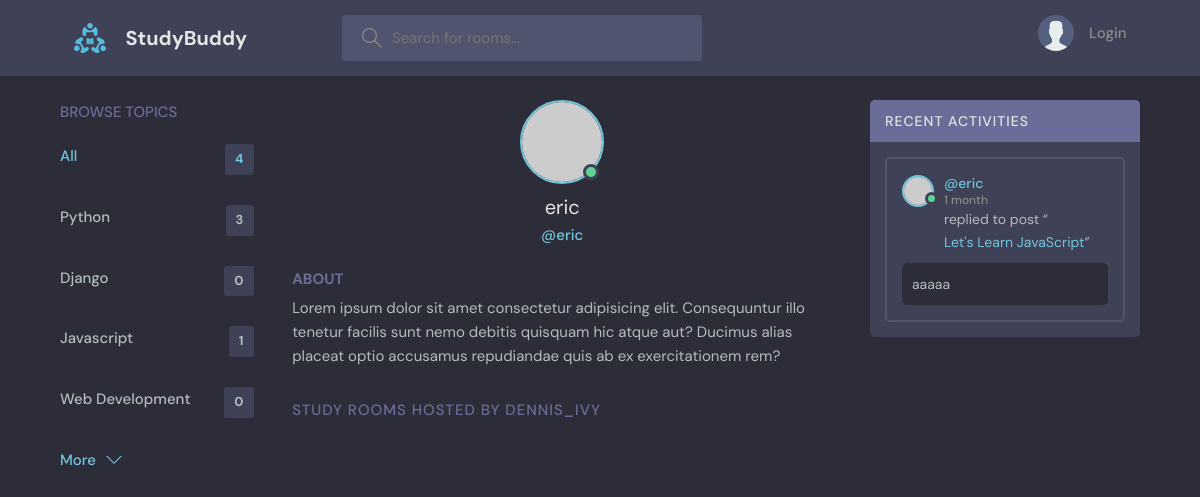
The page /profile/3/ on the database as committed earlier.
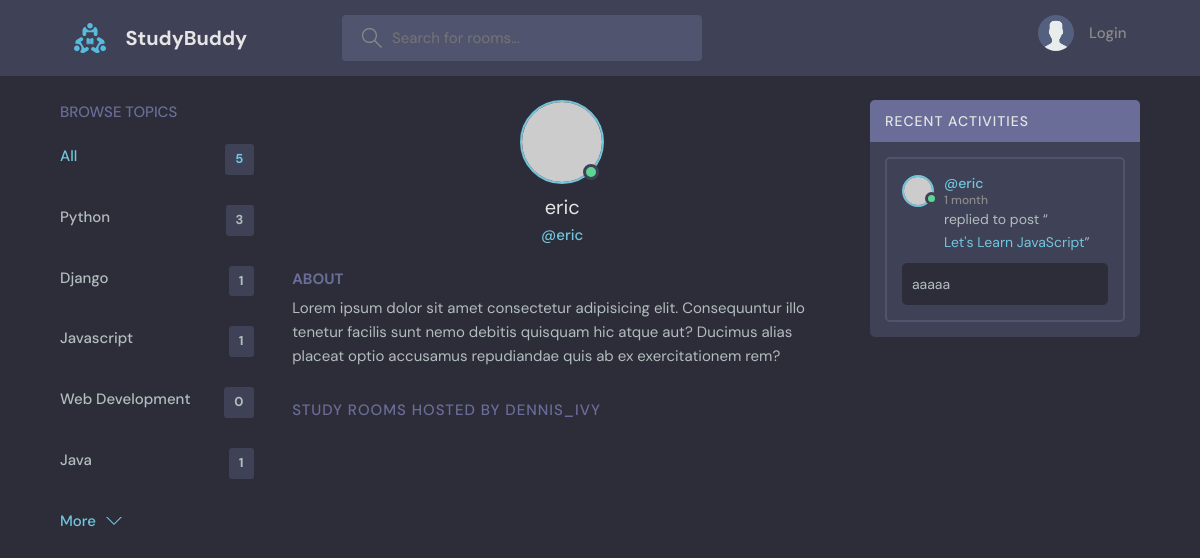
The same page on the database as committed later.
### base/models.py (models this page shows, shortened)
class Topic(models.Model):
    name = models.CharField(max_length=200)

class Message(models.Model):
    user = models.ForeignKey(User, on_delete=models.CASCADE)
    room = models.ForeignKey(Room, on_delete=models.CASCADE)
    body = models.TextField()
    updated = models.DateTimeField(auto_now=True)
    create = models.DateTimeField(auto_now_add=True)
    class Meta:
        ordering = ['-updated', '-create']
    def __str__(self):
        return self.body[0:50]

class Room(models.Model):
    host = models.ForeignKey(User, on_delete=models.SET_NULL, null=True)
    topic = models.ForeignKey('Topic', on_delete=models.SET_NULL, null=True)
    name = models.CharField(max_length=200)
    description = models.TextField(null=True, blank=True)
    participants = models.ManyToManyField(User, related_name='participants', blank=True)
    updated = models.DateTimeField(auto_now=True)
    create = models.DateTimeField(auto_now_add=True)
    class Meta:
        ordering = ['-updated', '-create']
    def __str__(self):
        return self.name

### base/views.py (the view)
# urls.py: path('profile/<str:pk>/', views.userProfile, name="user-profile" ),
def userProfile(request, pk):
    user = User.objects.get(id=pk)
    rooms = user.room_set.all()
    room_messages = user.message_set.all()
    topics = Topic.objects.all()
    context = {'user': user, 'rooms': rooms, 'room_messages' :room_messages, 'topics': topics, }
    return render(request, 'base/profile.html', context)

### base/templates/base/profile.html (shortened to what this page needs)
{% extends 'main.html' %}
{% block content %}
  <main class="profile-page layout layout--3">
    <div class="container">
     {% include 'base/topics_component.html' %}
      <div class="roomList">
        <div class="profile">
          <div class="profile__avatar">
            <div class="avatar avatar--large active">
              <img src="https://randomuser.me/api/portraits/men/11.jpg" />
            </div>
          </div>
          <div class="profile__info">
            <h3>{{user.username}}</h3>
            <p>@{{user.username}}</p>
          </div>
          <div class="profile__about">
            <h3>About</h3>
            <p>
              Lorem ipsum dolor sit amet consectetur adipisicing elit. Consequuntur illo tenetur
              facilis sunt nemo debitis quisquam hic atque aut? Ducimus alias placeat optio
              accusamus repudiandae quis ab ex exercitationem rem?
            </p>
          </div>
        </div>
        <div class="roomList__header">
          <div>
            <h2>Study Rooms Hosted by dennis_ivy</a>
            </h2>
          </div>
        </div>
      </div>
      {% include 'base/activity_component.html' %}
    </div>
  </main>
{% endblock content %}

### base/templates/base/topics_component.html
<div class="topics">
  <div class="topics__header">
    <h2>Browse Topics</h2>
  </div>
  <ul class="topics__list">
    <li>
      <a href="{% url 'home' %}" class="active"
        >All <span>{{topics.count}}</span></a
      >
    </li>
    {% for topic in topics %}
    <li>
      <a href="{% url 'home' %}?q={{topic.name}}"
        >{{topic.name}}<span>{{topic.room_set.all.count}}</span></a
      >
    </li>
    {% endfor %}
  </ul>
  <a class="btn btn--link" href="{% url 'topics' %}">
    More
    <svg
      version="1.1"
      xmlns="http://www.w3.org/2000/svg"
      width="32"
      height="32"
      viewBox="0 0 32 32"
    >
      <title>chevron-down</title>
      <path d="M16 21l-13-13h-3l16 16 16-16h-3l-13 13z"></path>
    </svg>
  </a>
</div>

### base/templates/base/activity_component.html (shortened to what this page needs)
<div class="activities">
  <div class="activities__header">
    <h2>Recent Activities</h2>
  </div>
  {% for message in room_messages %}
  <div class="activities__box">
    <div class="activities__boxHeader roomListRoom__header">
      <a
        href="{% url 'user-profile' message.user.id %}"
        class="roomListRoom__author"
      >
        <div class="avatar avatar--small active">
          <img src="https://randomuser.me/api/portraits/men/13.jpg" />
        </div>
        <p>
          @{{message.user}}
          <span>{{message.create|timesince}}</span>
        </p>
      </a>
    </div>
    <div class="activities__boxContent">
      <p>replied to post “<a href="room.html">{{message.room}}</a>”</p>
      <div class="activities__boxRoomContent">{{message}}</div>
    </div>
  </div>
  {%endfor %}
</div>

Rows that differ between the two databases and show on the page:
computed for Topic "Django": room_set.all.count "0" → "1"
added Topic: name "Java", room_set.all.count "1"
Other text that changed with them:
{{ topics.count }}: "4" → "5"
